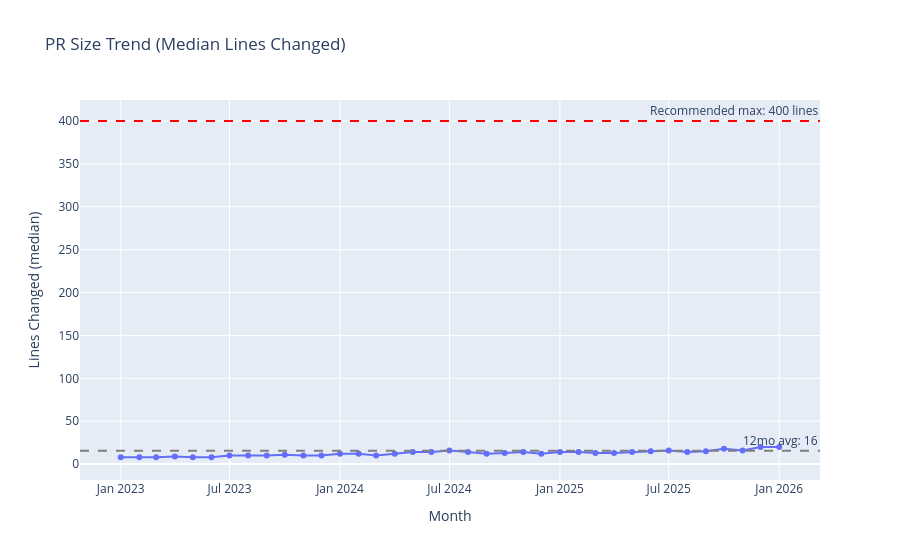

Here is the notebook cell this chart was saved with:
### Code cell
# PR size trend
fig = px.line(df_size, x='month', y='median_lines',
              title='PR Size Trend (Median Lines Changed)',
              markers=True)
fig.update_layout(yaxis_title='Lines Changed (median)', xaxis_title='Month')

# Add benchmark line (400 lines is recommended max)
fig.add_hline(y=400, line_dash="dash", line_color="red",
              annotation_text="Recommended max: 400 lines")

# Add 12-month average
recent_12mo = df_size[df_size['month_dt'] >= df_size['month_dt'].max() - pd.DateOffset(months=12)]
avg_12mo = recent_12mo['median_lines'].mean()
fig.add_hline(y=avg_12mo, line_dash="dash", line_color="gray",
              annotation_text=f"12mo avg: {avg_12mo:.0f}")

fig.show()

print(f"\nBaseline (last 12 months): {avg_12mo:.0f} lines median PR size")

### Figure 1 — Plotly figure (JSON) as saved in the notebook; plotly's stock layout.template omitted (floating-point values rounded to 4 significant figures)
{"data": [{"hovertemplate": "month=%{x}<br>median_lines=%{y}<extra></extra>", "legendgroup": "", "line": {"color": "#636efa", "dash": "solid"}, "marker": {"symbol": "circle"}, "mode": "lines+markers", "name": "", "orientation": "v", "showlegend": false, "type": "scatter", "x": ["2023-01-01", "2023-02-01", "2023-03-01", "2023-04-01", "2023-05-01", "2023-06-01", "2023-07-01", "2023-08-01", "2023-09-01", "2023-10-01", "2023-11-01", "2023-12-01", "2024-01-01", "2024-02-01", "2024-03-01", "2024-04-01", "2024-05-01", "2024-06-01", "2024-07-01", "2024-08-01", "2024-09-01", "2024-10-01", "2024-11-01", "2024-12-01", "2025-01-01", "2025-02-01", "2025-03-01", "2025-04-01", "2025-05-01", "2025-06-01", "2025-07-01", "2025-08-01", "2025-09-01", "2025-10-01", "2025-11-01", "2025-12-01", "2026-01-01"], "xaxis": "x", "y": [8, 8, 8, 9, 8, 8, 10, 10, 10, 11, 10, 10, 12, 12, 10, 12, 14, 14, 16, 14, 12, 13, 14, 12, 14, 14, 13, 13, 14, 15, 16, 14, 15, 18, 16, 20, 20], "yaxis": "y"}], "layout": {"annotations": [{"showarrow": false, "text": "Recommended max: 400 lines", "x": 1, "xanchor": "right", "xref": "x domain", "y": 400, "yanchor": "bottom", "yref": "y"}, {"showarrow": false, "text": "12mo avg: 16", "x": 1, "xanchor": "right", "xref": "x domain", "y": 15.54, "yanchor": "bottom", "yref": "y"}], "legend": {"tracegroupgap": 0}, "shapes": [{"line": {"color": "red", "dash": "dash"}, "type": "line", "x0": 0, "x1": 1, "xref": "x domain", "y0": 400, "y1": 400, "yref": "y"}, {"line": {"color": "gray", "dash": "dash"}, "type": "line", "x0": 0, "x1": 1, "xref": "x domain", "y0": 15.54, "y1": 15.54, "yref": "y"}], "title": {"text": "PR Size Trend (Median Lines Changed)"}, "xaxis": {"anchor": "y", "domain": [0, 1], "title": {"text": "Month"}}, "yaxis": {"anchor": "x", "domain": [0, 1], "title": {"text": "Lines Changed (median)"}}}}
